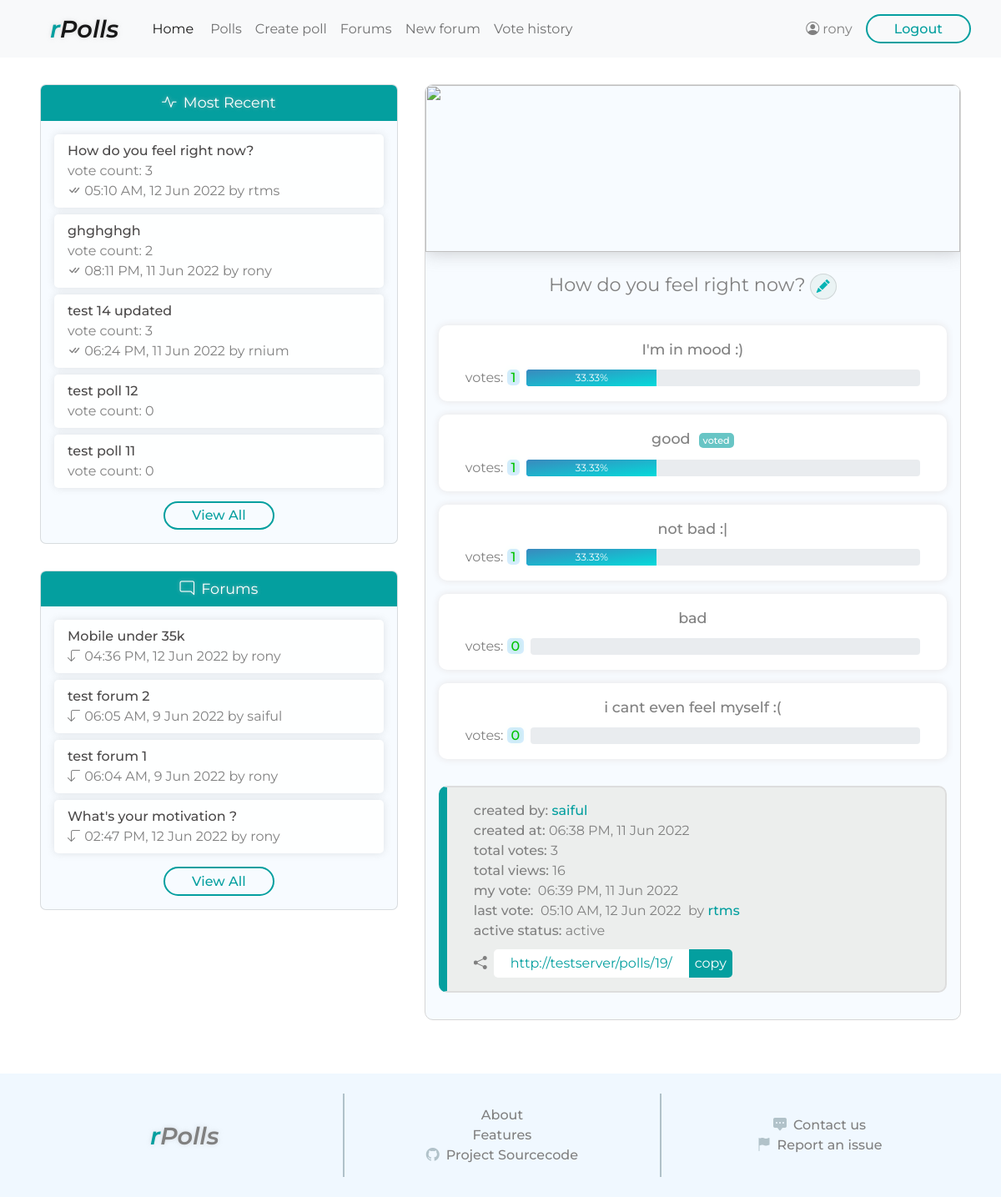
/polls/19/ (signed in), run on the app's committed database.
### polls/models.py (models this page shows, shortened)
class Poll(models.Model):
    title = models.CharField(max_length=250)
    banner = models.ImageField(upload_to='polls/images/', default='polls/images/default.jpg')
    author = models.ForeignKey(User, on_delete=models.CASCADE, related_name='poll')
    public = models.BooleanField(default=True)
    active = models.BooleanField(default=True)
    visible = models.BooleanField(default=True)
    added = models.DateTimeField(auto_now_add=True)
    views = models.IntegerField(default=0)

class Vote(models.Model):
    choice = models.ForeignKey(Choice, on_delete=models.CASCADE, related_name='choicevote')
    poll = models.ForeignKey(Poll, on_delete=models.CASCADE, related_name='pollvote')
    voter = models.ForeignKey(User, on_delete=models.CASCADE, related_name='uservote')
    vote_time = models.DateTimeField(auto_now_add=True)
    vote_update_time = models.DateTimeField(auto_now=True)

class Choice(models.Model):
    choicetext = models.CharField(max_length=100)
    poll = models.ForeignKey(Poll, on_delete=models.CASCADE, related_name='choice')

### forums/models.py (models this page shows, shortened)
class ForumTopic(models.Model):
    title = models.CharField(max_length=250)
    author = models.ForeignKey(User, on_delete=models.CASCADE, related_name='forum')
    active = models.BooleanField(default=True)
    locked = models.BooleanField(default=False)
    added = models.DateTimeField(auto_now_add=True)
    views = models.IntegerField(default=0)

class Post(models.Model):
    post_text = models.TextField()
    forum = models.ForeignKey(ForumTopic, on_delete=models.CASCADE, related_name='forumpost')
    post_author = models.ForeignKey(User, on_delete=models.CASCADE, related_name='userpost')
    added = models.DateTimeField()
    updated = models.DateTimeField()

### polls/views.py (the view)
# urls.py: path('<int:pk>/', views.polldetail , name='polldetails'),
@login_required()
def polldetail(request, pk):
    polldetail_context = dict()
    try:
        poll = Poll.objects.get(pk=pk)
    except Poll.DoesNotExist:
        return renderError(request, '(404) Poll Not Found')
    if not poll.visible:
        return renderError(request, 'Only Admins Can Access')
    user_voted = bool(poll.pollvote.filter(voter=request.user).count())
    view_permitted_user = (poll.author == request.user) or (request.user.is_staff)
    if poll.active and not user_voted and not view_permitted_user:
        return redirect('polls:vote', pk=pk)
    polldetail_context['votable_status'] = view_permitted_user and (not user_voted) and (poll.active)
    polldetail_context['recentpolls'] = get_polls_panel_context(request)
    polldetail_context['forums'] = get_forum_panel_context(request)
    polldetail_context['username'] = request.user.username
    pollViews = poll.views + 1
    Poll.objects.filter(pk=pk).update(views=pollViews)
    polldetail_context['poll_id'] = poll.id
    polldetail_context['poll_url'] = request.build_absolute_uri()
    polldetail_context['poll_title'] = poll.title
    polldetail_context['poll_author'] = poll.author
    polldetail_context['editable'] = (poll.author == request.user) or (request.user.is_staff)
    polldetail_context['poll_added'] = poll.added
    polldetail_context['poll_views'] = pollViews
    polldetail_context['is_active_poll'] = poll.active
    if poll.active:
        polldetail_context['active_status'] = 'active'
    else:
        polldetail_context['active_status'] = 'inactive'
    try:
        myVote = poll.pollvote.get(voter=request.user)
        polldetail_context['my_vote_time'] = myVote.vote_time
    except Exception:
        pass
    try:
        lastVote = poll.pollvote.latest('vote_time')
        polldetail_context['last_vote_time'] = lastVote.vote_time
        polldetail_context['last_vote_voter'] = lastVote.voter
    except Exception:
        pass
    polldetail_context['poll_banner_url'] = poll.banner.url
    poll_choices = poll.choice.all()
    total_votes = poll.pollvote.count()
    choices_context = []
    for choice in poll_choices:
        choice_text = choice.choicetext
        choice_votes = choice.choicevote.count()
        try:
            percentVotes = (choice_votes/total_votes)*100
        except ZeroDivisionError:
            percentVotes = 0
        choice_votes_percent = round(percentVotes, 2)
        progressbar_progress = round(percentVotes)
        is_voted = bool(choice.choicevote.filter(voter=request.user).count())
        unit_context = {'choice_text':choice_text, 'choice_votes':choice_votes, 'choice_votes_percent':choice_votes_percent,
                        'progressbar_progress':progressbar_progress, 'is_voted':is_voted}
        choices_context.append(unit_context)
    polldetail_context['choices'] = choices_context
    polldetail_context['total_votes'] = total_votes
    return render(request, 'polls/poll_detail.html', context=polldetail_context)

### polls/views.py (called while the page is built)
def get_forum_panel_context(request):
    recentforums = ForumTopic.objects.filter(active=True).order_by('-added')[:5]
    recentforums_context = []
    for forum in recentforums:
        forum_id = forum.id
        forum_title = forum.title
        lastPost = forum.forumpost.latest('added')
        last_post_time = lastPost.added
        last_post_user = lastPost.post_author
        unit_context = {'forum_id': forum_id, 'forum_title': forum_title, 'last_post_time': last_post_time, 'last_post_user': last_post_user}
        recentforums_context.append(unit_context)
    return recentforums_context

### polls/templates/polls/poll_detail.html (shortened to what this page needs)
<!DOCTYPE html>
<html lang="en">
<head>
    <link href="https://cdn.jsdelivr.net/npm/bootstrap@5.1.3/dist/css/bootstrap.min.css" rel="stylesheet">
    {% load static %}
    <link rel="stylesheet" href="{% static 'style.css' %}">
</head>
<body>
    <header>
        <nav class="navbar navbar-expand-md navbar-light bg-light">
            <div class="container-fluid">
              <a class="navbar-brand ms-5 pe-3" href="{% url 'homepage' %}"><span class="r">r</span>Polls</a>
              <div class="collapse navbar-collapse" id="navbarSupportedContent">
                <ul class="navbar-nav me-auto mb-2 mb-lg-0">
                  <li class="nav-item me-1">
                    <a class="nav-link active" aria-current="page" href="{% url 'homepage' %}">Home</a>
                  </li>
                  <li class="nav-item">
                    <a class="nav-link" href="{% url 'polls:browse' %}">Polls</a>
                  </li>
                  <li class="nav-item">
                    <a class="nav-link" href="{% url 'polls:create_poll' %}">Create poll</a>
                  </li>
                  <li class="nav-item">
                    <a class="nav-link" href="{% url 'forums:forum_all' %}">Forums</a>
                  </li>
                  <li class="nav-item">
                    <a class="nav-link" href="{% url 'forums:forum_create' %}">New forum</a>
                  </li>
                  <li class="nav-item">
                    <a class="nav-link" href="{% url 'polls:votes_history' %}">Vote history</a>
                  </li>
                </ul>
                <div class="account d-flex me-4">
                    <div class="profile d-flex my-auto me-3">
                        <i class="bi bi-person-circle"></i>
                        <span class="username-viewonly ms-1">{{ username }}</span>
                    </div>
                    <form action="{% url 'logout' %}" method="POST"> {% csrf_token %}
                        <input type="submit" class="btn-1" value="Logout">
                    </form>
                </div>
              </div>
            </div>
          </nav>
    </header>
    <div class="main-container">
        <div class="left-col">
            <div class="recent-polls card">
                <div class="heading">
                    <span class="icon me-1"><i class="bi bi-activity"></i></span>
                    <span class="title">Most Recent</span>
                </div>
                <div class="content">
                    {% for poll in recentpolls %}
                    <div class="poll-item">
                        <a class="poll-title" href="{% url 'polls:polldetails' poll.poll_id %}">{{ poll.poll_title }}</a>
                        <div class="count">
                            <span class="label">vote count:&nbsp;</span><span class="value">{{ poll.vote_count }}</span>
                        </div>
                        {% if poll.vote_count%}
                        <div class="last-vote">
                            <span class="label"><i class="bi bi-check-all"></i></span>
                            <span class="date">{{ poll.last_vote_time|date:"h:i A, j M o" }}</span>
                            <span class="user">by {{ poll.last_vote_voter }}</span>
                        </div>
                        {% endif %}
                    </div>
                    {% endfor %}
                    <a href="{% url 'polls:browse' %}" class="btn-1 link-btn">View All</a>
                </div>
            </div>
            <div class="community-forum card">
                <div class="heading">
                    <span class="icon me-1"><i class="bi bi-chat-right"></i></span>
                    <span class="title">Forums</span>
                </div>
                <div class="content">
                    {% for forum in forums %}
                    <div class="forum-post">
                        <a class="post-title" href="{% url 'forums:forum_detail' forum.forum_id %}">{{ forum.forum_title }}</a>
                        <div class="last-post">
                            <span class="label"><i class="bi bi-arrow-90deg-down"></i></span>
                            <span class="date">{{ forum.last_post_time|date:"h:i A, j M o" }}</span>
                            <span class="user">by {{ forum.last_post_user }}</span>
                        </div>
                    </div>
                    {% endfor %}
                    <a href="{% url 'forums:forum_all' %}" class="btn-1 link-btn">View All</a>
                </div>
            </div>
        </div>
        <div class="right-col">
            <div class="poll-detail">
                <div class="content">
                    <div class="poll-heading">
                        <div class="banner"><img src="{{ poll_banner_url }}" alt=""></div>
                        <div class="title">{{ poll_title }}{% if editable %}<a href="{% url 'polls:edit_poll' poll_id %}"><i class="bi bi-pencil-fill"></i></a>{% endif %}</div>
                    </div>
                    <div class="pool-info">
                        <div class="pool-choices">
                            <ul class="choice-list">
                                {% for choice in choices%}
                                <li class="choice card-simple">
                                    <div {% if choice.is_voted %}class="choice-text voted"{% else %}class="choice-text"{% endif %}>{{ choice.choice_text }}</div>
                                    <div class="info">
                                        <div class="choice-votes me-2"><span class="label">votes:&nbsp;</span><span class='value'>{{ choice.choice_votes }}</span></div>
                                        <div class="progress">
                                            <div class="progress-bar" role="progressbar" style="width: {{ choice.progressbar_progress }}%;" aria-valuenow="{{ choice.progressbar_progress }}" aria-valuemin="0" aria-valuemax="100">{{ choice.choice_votes_percent }}%</div>
                                        </div>
                                    </div>
                                </li>
                                {% endfor %}
                            </ul>
                        </div>
                        <div class="poll-stats card-headless">
                            <ul class="stats">
                                <li>
                                    <span class="label">created by:&nbsp;</span><span class="user">{{ poll_author }}</span>
                                </li>
                                <li>
                                    <span class="label">created at:&nbsp;</span><span class="value">{{ poll_added|date:"h:i A, j M o"  }}</span>
                                </li>
                                <li>
                                    <span class="label">total votes:&nbsp;</span><span class="value">{{ total_votes }}</span>
                                </li>
                                <li>
                                    <span class="label">total views:&nbsp;</span><span class="value">{{ poll_views }}</span>
                                </li>
                                {% if my_vote_time %}
                                <li>
                                    <span class="label">my vote:&nbsp;</span><span class="value">
                                        <span>{{ my_vote_time|date:"h:i A, j M o" }}&nbsp;</span>
                                    </span>
                                </li>
                                {% endif %}
        {% if last_vote_time %} <li>
                                    <span class="label">last vote:&nbsp;</span><span class="value">
                                        <span>{{ last_vote_time|date:"h:i A, j M o" }}&nbsp;</span>
                                        <span>by <span class="user">{{ last_vote_voter }}</span></span>
                                    </span>
                                </li>{% endif %}
                                <li>
                                    <span class="label">active status:&nbsp;</span><span class="value">{{ active_status }}</span>
                                </li>
                            </ul>
                            <div class="share-link">
                                <div class="inner">
                                    <i class="bi bi-share-fill me-2"></i>
                                    <a href="{% url 'polls:polldetails' poll_id %}" id="poll-link">{{ poll_url }}</a>
                                    <button id="ctc">copy</button>
                                </div>
                            </div>
                        </div>
                    </div>
                </div>
            </div>
        </div>
    </div>
    <footer>
        <div class="upper">
            <div class="col-1">
                <div class="site-name">
                    <span class="r">r</span>Polls</a>
                </div>
            </div>
            <div class="vl"></div>
            <div class="col-2">
                <a href="#">About</a>
                <a href="#">Features</a>
                <a href="#"><i class="bi bi-github"></i>Project Sourcecode</a>
            </div>
            <div class="vl"></div>
            <div class="col-3">
                <a href="#"><i class="bi bi-chat-square-dots-fill"></i>Contact us</a>
                <a href="#"><i class="bi bi-flag-fill"></i>Report an issue</a>
            </div>
        </div>
    </footer>
</body>
</html>

### data on the page
Poll: poll_title "test poll 12"
Poll: poll_title "test poll 11"
Poll: title "How do you feel right now?", added "06:38 PM, 11 Jun 2022"
Choice: choice_text "I'm in mood :)"
Choice: choice_text "good"
Choice: choice_text "not bad :|"
Choice: choice_text "bad"
Choice: choice_text "i cant even feel myself :("
Vote: vote_time "06:39 PM, 11 Jun 2022"
Vote: vote_time "05:10 AM, 12 Jun 2022"

### other printed values
{{ username }} "rony"
{{ poll.poll_title }} "How do you feel right now?"
{{ poll.vote_count }} "3"
{{ poll.last_vote_time|date:"h:i A, j M o" }} "05:10 AM, 12 Jun 2022"
{{ poll.last_vote_voter }} "rtms"
{{ poll.poll_title }} "ghghghgh"
{{ poll.vote_count }} "2"
{{ poll.last_vote_time|date:"h:i A, j M o" }} "08:11 PM, 11 Jun 2022"
{{ poll.last_vote_voter }} "rony"
{{ poll.poll_title }} "test 14 updated"
{{ poll.vote_count }} "3" "0" "0"
{{ poll.last_vote_time|date:"h:i A, j M o" }} "06:24 PM, 11 Jun 2022"
{{ poll.last_vote_voter }} "rnium"
{{ forum.forum_title }} "Mobile under 35k"
{{ forum.last_post_time|date:"h:i A, j M o" }} "04:36 PM, 12 Jun 2022"
